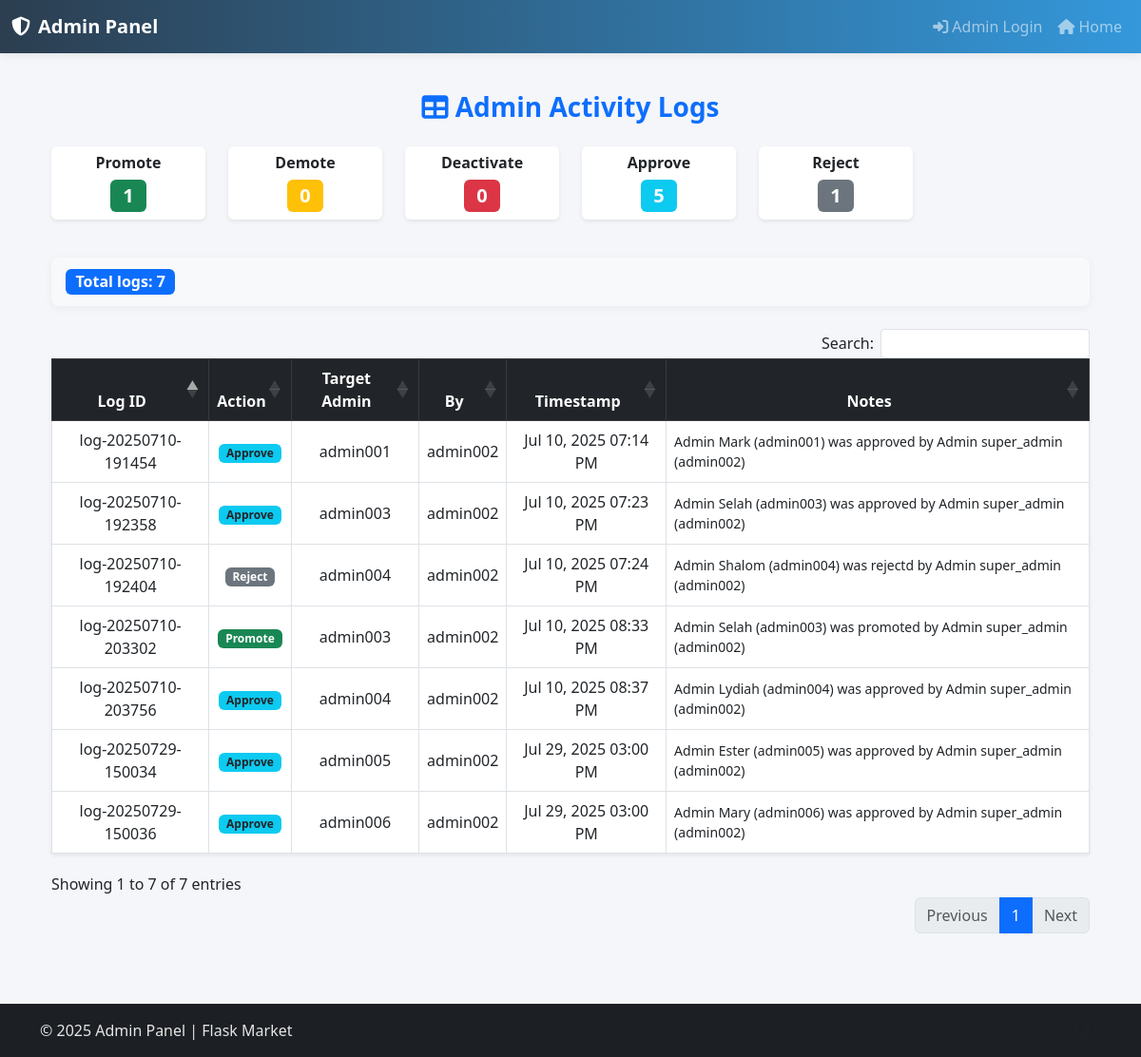
Screenshot of /admins/admin/activity with the database file from the repository.
### admins/models.py (models this page shows, shortened)
class AdminActionLog(db.Model):
    __tablename__ = 'admin_action_log'
    log_id = db.Column(db.String(), primary_key=True)
    action = db.Column(db.String(length=50), nullable=False)
    target_admin_id = db.Column(db.String(), db.ForeignKey('admins.admin_id'), nullable=False)
    performed_by_admin_id = db.Column(db.String(), db.ForeignKey('admins.admin_id'), nullable=False)
    timestamp = db.Column(db.DateTime(timezone=True), nullable=False, default=lambda: datetime.now(ZoneInfo("Africa/Nairobi")))
    notes = db.Column(db.Text)
    perfomer_admin = db.relationship('Admins', foreign_keys=[performed_by_admin_id], backref='performed_logs')

### admins/routes.py (the view)
@admins_bp.route('/admin/activity')
def admin_activity():
    logs = AdminActionLog.query.order_by(AdminActionLog.timestamp.desc()).all()
    return render_template('admin/super_admin_activity.html', logs=logs)

### admins/routes.py (called while the page is built)
@admins_bp.context_processor
def inject_now():
    eat = ZoneInfo("Africa/Nairobi")
    return {'now': datetime.now(tz=eat)}

@admins_bp.context_processor
def inject_stats():
    stats = {
        'total_items': Items.query.count(),
        'total_admins': Admins.query.count(),
        'pending_approvals': Admins.query.filter_by(is_approved=False).count(),
        'active_admins': Admins.query.filter_by(is_approved=True).count(),
        'updated_items': ItemManagementlog.query.filter_by(action='updated').count(),
        'deleted_items': ItemManagementlog.query.filter_by(action='deleted').count(),
    }
    recent_items_logs = ItemManagementlog.query.order_by(ItemManagementlog.timestamp.desc()).limit(5).all()
    recent_admins_logs = AdminActionLog.query.order_by(AdminActionLog.timestamp.desc()).limit(5).all()
    return {
        'stats': stats,
        'recent_admins_logs': recent_admins_logs,
        'recent_items_logs': recent_items_logs
    }

### admins/templates/admin/super_admin_activity.html (shortened to what this page needs)
{% extends 'admin_base.html' %}
{% block content %}
<div class="container py-4">
    <h3 class="text-center mb-4 text-primary fw-bold">
        <i class="fas fa-table"></i> Admin Activity Logs
    </h3>
    <div class="row mb-4">
        {% set counts = {
            'promote': 0,
            'demote': 0,
            'deactivate': 0,
            'approve': 0,
            'reject': 0
        } %}
        {% for log in logs %}
            {% if log.action in counts %}
                {% set _ = counts.update({log.action: counts[log.action] + 1}) %}
            {% endif %}
        {% endfor %}
        {% set badges = {
            'promote': 'success',
            'demote': 'warning',
            'deactivate': 'danger',
            'approve': 'info',
            'reject': 'secondary'
        } %}
        {% for action, count in counts.items() %}
        <div class="col-md-2 col-6 mb-3">
            <div class="card text-center border-0 shadow-sm">
                <div class="card-body py-2">
                    <h6 class="fw-bold text-capitalize">
                        {{ action }}
                    </h6>
                    <span class="badge bg-{{ badges[action] }} fs-5">{{ count }}</span>
                </div>
            </div>
        </div>
        {% endfor %}
    </div>
    <div id="customToolbar" class="d-flex justify-content-between align-items-center mb-3 flex-wrap">
        <div>
            <span class="badge bg-primary fs-6">
                Total logs: {{ logs|length }}
            </span>
        </div>
    </div>
    <table id="adminLogsTable" class="table table-hover table-bordered align-middle shadow-sm">
        <thead class="table-dark">
            <tr>
                <th class="text-center">Log ID</th>
                <th class="text-center">Action</th>
                <th class="text-center">Target Admin</th>
                <th class="text-center">By</th>
                <th class="text-center">Timestamp</th>
                <th class="text-center">Notes</th>
            </tr>
        </thead>
        <tbody>
            {% for log in logs %}
            <tr>
                <td class="text-center">{{ log.log_id }}</td>
                <td class="text-center">
                    {% set colors = {
                        'promote': 'success',
                        'demote': 'warning text-dark',
                        'deactivate': 'danger',
                        'approve': 'info text-dark',
                        'reject': 'secondary',
                    } %}
                    {% if log.action in colors %}
                        <span class="badge bg-{{ colors[log.action] }}">{{ log.action.capitalize() }}</span>
                    {% else %}
                        {{ log.action }}
                    {% endif %}
                </td>
                <td class="text-center">{{ log.target_admin_id }}</td>
                <td class="text-center">{{ log.performed_by_admin_id }}</td>
                <td class="text-center">{{ log.timestamp.strftime('%b %d, %Y %I:%M %p') }}</td>
                <td class="text-wrap small">{{ log.notes }}</td>
            </tr>
            {% endfor %}
        </tbody>
    </table>
</div>
{% endblock %}

### admins/templates/admin_base.html (style rules this page uses)
body { background-color: #f4f6f9; min-height: 100vh; display: flex; flex-direction: column; }

### admins/templates/admin/super_admin_activity.html (style rules this page uses)
#customToolbar { background: #f8f9fa; border-radius: 8px; padding: 12px 15px; box-shadow: 0 2px 10px rgba(0, 0, 0, 0.05); }

### rows the page displays
AdminActionLog: log_id "log-20250729-150036", action "Approve", target_admin_id "admin006", performed_by_admin_id "admin002", timestamp "Jul 29, 2025 03:00 PM", notes "Admin Mary (admin006) was approved by Admin super_admin (admin002)"
AdminActionLog: log_id "log-20250729-150034", action "Approve", target_admin_id "admin005", performed_by_admin_id "admin002", timestamp "Jul 29, 2025 03:00 PM", notes "Admin Ester (admin005) was approved by Admin super_admin (admin002)"
AdminActionLog: log_id "log-20250710-203756", action "Approve", target_admin_id "admin004", performed_by_admin_id "admin002", timestamp "Jul 10, 2025 08:37 PM", notes "Admin Lydiah (admin004) was approved by Admin super_admin (admin002)"
AdminActionLog: log_id "log-20250710-203302", action "Promote", target_admin_id "admin003", performed_by_admin_id "admin002", timestamp "Jul 10, 2025 08:33 PM", notes "Admin Selah (admin003) was promoted by Admin super_admin (admin002)"
AdminActionLog: log_id "log-20250710-192404", action "Reject", target_admin_id "admin004", performed_by_admin_id "admin002", timestamp "Jul 10, 2025 07:24 PM", notes "Admin Shalom (admin004) was rejectd by Admin super_admin (admin002)"
AdminActionLog: log_id "log-20250710-192358", action "Approve", target_admin_id "admin003", performed_by_admin_id "admin002", timestamp "Jul 10, 2025 07:23 PM", notes "Admin Selah (admin003) was approved by Admin super_admin (admin002)"
AdminActionLog: log_id "log-20250710-191454", action "Approve", target_admin_id "admin001", performed_by_admin_id "admin002", timestamp "Jul 10, 2025 07:14 PM", notes "Admin Mark (admin001) was approved by Admin super_admin (admin002)"

### other values shown
{{ action }} "Promote" "Demote" "Deactivate" "Approve" "Reject"
{{ count }} "1" "0" "0" "5" "1"
{{ logs|length }} "7"
